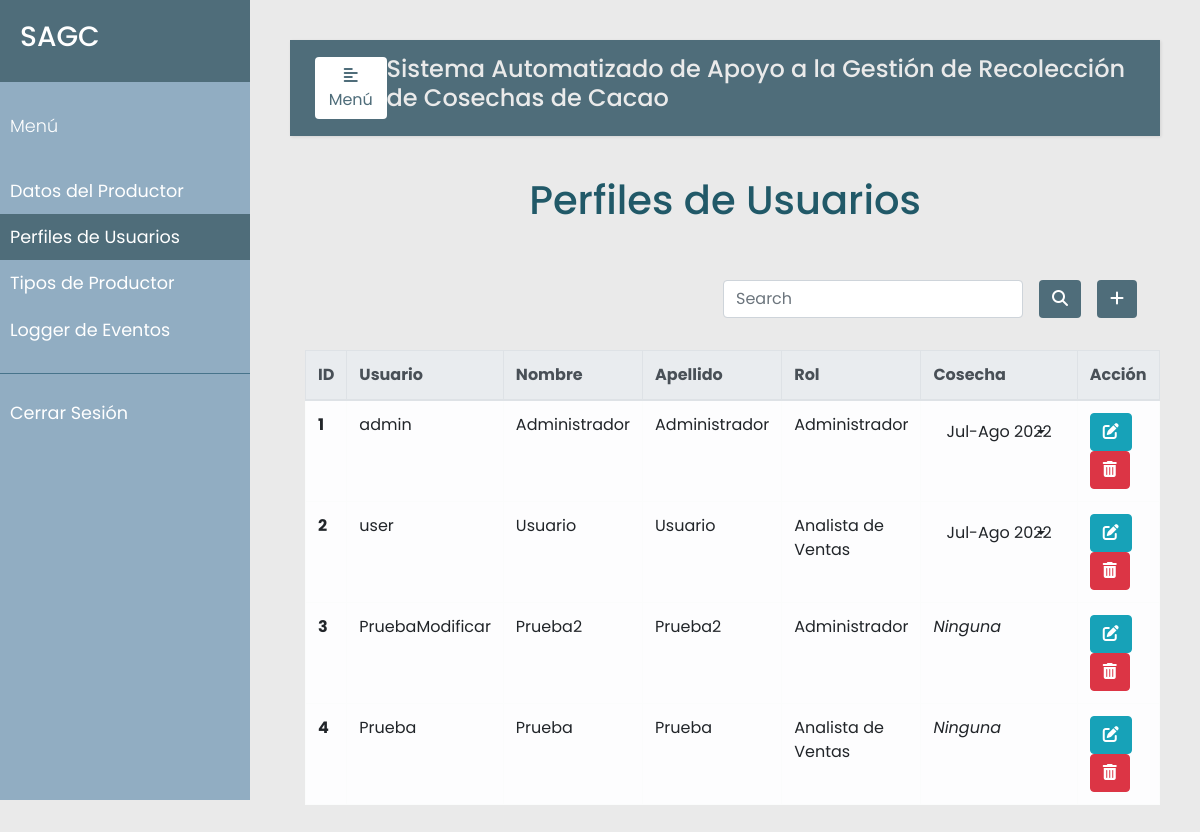
Screenshot of /perfiles (signed in) with the database file from the repository.
### models.py (models this page shows, shortened)
class Usuario(db.Model):
    __tablename__ = 'usuarios'
    id = db.Column(db.Integer, primary_key=True)
    nombre_usuario = db.Column(db.String(20), nullable=False, unique=True)
    nombre = db.Column(db.String(30), nullable=False)
    apellido = db.Column(db.String(30), nullable=False)
    password = db.Column(db.String(80), nullable=False)
    rol = db.Column(db.Integer, db.ForeignKey('rols.id'), nullable=False)
    cosechas = db.relationship('Cosecha', secondary=user_cosecha, backref='usuarios', lazy=True)

class Rol(db.Model):
    __tablename__ = 'rols'
    id = db.Column(db.Integer, primary_key=True)
    nombre = db.Column(db.String(120), nullable=False, unique=True)
    user = db.relationship('Usuario', backref='rols', lazy=True)

class Cosecha(db.Model):
    __tablename__ = 'cosechas'
    id = db.Column(db.Integer, primary_key=True)
    date = db.Column(db.String(120), unique=True)

### app.py (the view, shortened to what this page needs)
@app.route("/perfiles", methods=['GET', 'POST'])
@login_required
@admin_only
def perfiles():
    error=None
    usuarios = Usuario.query.all()
    rols = Rol.query.all()
    return render_template("perfiles.html", error=error, usuarios=usuarios, rols=rols)

### app.py (called while the page is built)
def login_required(f):
    @wraps(f)
    def wrap(*args, **kwargs):
        if 'logged_in' in session:
            return f(*args, **kwargs)
        else:
            flash('Necesitas iniciar sesión primero')
            return redirect(url_for('login'))
    return wrap

def admin_only(f):
    @wraps(f)
    def wrap(*args, **kwargs):
        if 'rol_admin' in session and session['rol_admin'] == True:
            return f(*args, **kwargs)
        else:
            flash("Debes ser administrador para ver 'Perfiles de Usuarios'.")
            return redirect(url_for('productor'))
    return wrap

### templates/perfiles.html (shortened to what this page needs)
{% extends "base.html" %}
{% block navbar %}
<li class="nav-item">
  <a class="nav-link" href="{{url_for('productor')}}">Datos del Productor</a>
</li>
<li class="nav-item active">
  <a class="nav-link" href="{{url_for('perfiles')}}">Perfiles de Usuarios<span class="sr-only">(current)</span></a>
</li>
<li class="nav-item">
  <a class="nav-link" href="{{url_for('tipo_productor')}}">Tipos de Productor</a>
</li>
<li class="nav-item">
  <a class="nav-link" href="{{url_for('eventos')}}">Logger de Eventos</a>
</li>
{% endblock %}
{% block sesion %}
<li class="nav-item">
  <a class="nav-link" href="{{url_for('logout')}}">Cerrar Sesión</a>
</li>
{% endblock %}
{% block content %}
    <div class="container h-100">
        <p class="text-center h1 fw-bold mb-5 mx-1 mx-md-4 mt-4">Perfiles de Usuarios</p>
        <div class="d-flex flex-row-reverse bd-highlight">
            <div class="p-2 bd-highlight">
              <button type="button" class="btn" style="color:#fff; background-color:#4F6D7A;" data-toggle="modal" data-target="#exampleModalLong">
                <i class="fa-solid fa-plus"></i>
              </button>
            </div>
            <div class="p-2 bd-highlight" style="display:flex; align-content: flex-end;">
              <form action='/search_perfil' method="post" class="form-inline" style="justify-content: flex-end">
                <input class="form-control mr-3 w-75" type="text" placeholder="Search" aria-label="Buscar" name="search_perfil">
                <button type="submit" id="search_perfil" name="action-type" value="search" class="btn" style="color:#fff; background-color:#4F6D7A;">
                  <i class="fas fa-search" aria-hidden="true"></i>
                </button>
              </form>
            </div>
        </div>
        <br/>
        <table class="table table-bordered table-light table-hover">
          <thead class="thead-light">
            <tr>
              <th scope="col">ID</th>
              <th scope="col">Usuario</th>
              <th scope="col">Nombre</th>
              <th scope="col">Apellido</th>
              <th scope="col">Rol</th>
              <th scope="col">Cosecha</th>
              <th scope="col">Acción</th>
            </tr>
          </thead>
          <tbody>
            {% for u in usuarios %}
            <tr>
              <th scope="row">{{u.id}}</th>
              <td>{{u.nombre_usuario}}</td>
              <td>{{u.nombre}}</td>
              <td>{{u.apellido}}</td>
              <td>{{u.rols.nombre}}</td>
              <td>
                {% if u.cosechas|length > 0 %}
                  <div class="dropdown">
                    <button class="btn dropdown-toggle" type="button" id="dropdownMenuButton" data-toggle="dropdown" aria-haspopup="true" aria-expanded="false">
                      {{u.cosechas[0].date}}
                    </button>
                  </div>
                {% else %}
                  <i>Ninguna</i>
                {% endif %}
              </td>
              <td>
                <button type="button" class="btn btn-info" data-toggle="modal" data-target="#edit-modal-{{u.id}}">
                  <i class="fas fa-edit"></i>
                </button>
                <button type="button" class="btn btn-danger" data-toggle="modal" data-target="#delete-modal-{{u.id}}">
                  <i class="fas fa-trash-alt"></i>
                </button>
              </td>
            </tr>
            </div>
            {% endfor %}
{% endblock %}

### templates/base.html (shortened to what this page needs)
<!DOCTYPE html>
<html lang="en">
<head>
    <link rel="stylesheet" href="https://cdn.jsdelivr.net/npm/bootstrap@4.3.1/dist/css/bootstrap.min.css">
    <link rel="stylesheet" href="../static/css/styles.css">
    <link rel="stylesheet" href="https://cdnjs.cloudflare.com/ajax/libs/malihu-custom-scrollbar-plugin/3.1.5/jquery.mCustomScrollbar.min.css">
    <link rel="stylesheet" href="https://cdnjs.cloudflare.com/ajax/libs/font-awesome/6.1.1/css/all.min.css" />
</head>
<body>
    <div class="wrapper">
        <nav id="sidebar">
            <div class="sidebar-header">
                <h3>SAGC</h3>
            </div>
            <ul class="list-unstyled components">
                <p>Menú</p>
                {% block navbar %}
                {% endblock %}
            </ul>
            <ul class="list-unstyled others">
                {% block sesion %}
                {% endblock %}
            </ul>
        </nav>
        <div id="content">
            <nav class="navbar navbar-expand-lg" style="background-color:#4F6D7A;">
                <div class="container-fluid">
                    <button type="button" id="sidebarCollapse" class="btn" style="background-color:#fff; color: #4F6D7A;">
                        <i class="fas fa-align-left"></i>
                        <span>Menú</span>
                    </button>
                    <h4>Sistema Automatizado de Apoyo a la Gestión de Recolección de Cosechas de Cacao</h4>
                </div>
            </nav>
            {% block content %}
            {% endblock %}
</body>
</html>

### static/css/styles.css (style rules this page uses)
body { font-family: 'Poppins', sans-serif; background: #EAEAEA; }
p { font-family: 'Poppins', sans-serif; font-size: 1.1em; font-weight: 300; line-height: 1.7em; color: #215968; }
h4 { color: #EAEAEA; }
a, a:hover, a:focus { color: inherit; text-decoration: none; transition: all 0.3s; }
.navbar { padding: 15px 10px; background: #fff; border: none; border-radius: 0; margin-bottom: 40px; box-shadow: 1px 1px 3px rgba(0, 0, 0, 0.1); }
.wrapper { display: flex; width: 100%; }
#sidebar { width: 250px; position: fixed; top: 0; left: 0; height: 100vh; z-index: 999; background: #91ADC2; color: #fff; transition: all 0.3s; }
#sidebar .sidebar-header { padding: 20px; background: #4F6D7A; }
#sidebar ul.components { padding: 20px 0; border-bottom: 1px solid #47748b; }
#sidebar ul p { color: #fff; padding: 10px; }
#sidebar ul li a { padding: 10px; font-size: 1.1em; display: block; }
#sidebar ul li.active>a, a[aria-expanded="true"] { color: #fff; background: #4F6D7A; }
.dropdown-toggle::after { display: block; position: absolute; top: 50%; right: 20px; transform: translateY(-50%); }
#content { width: calc(100% - 250px); padding: 40px; min-height: 100vh; transition: all 0.3s; position: absolute; top: 0; right: 0; }

### rows the page displays
Usuario: id "1", nombre_usuario "admin", nombre "Administrador", apellido "Administrador", rols.nombre "Administrador", date "Jul-Ago 2022"
Usuario: id "2", nombre_usuario "user", nombre "Usuario", apellido "Usuario", rols.nombre "Analista de Ventas", date "Jul-Ago 2022"
Usuario: id "3", nombre_usuario "PruebaModificar", nombre "Prueba2", apellido "Prueba2", rols.nombre "Administrador", shows "Ninguna"
Usuario: id "4", nombre_usuario "Prueba", nombre "Prueba", apellido "Prueba", rols.nombre "Analista de Ventas", shows "Ninguna"
